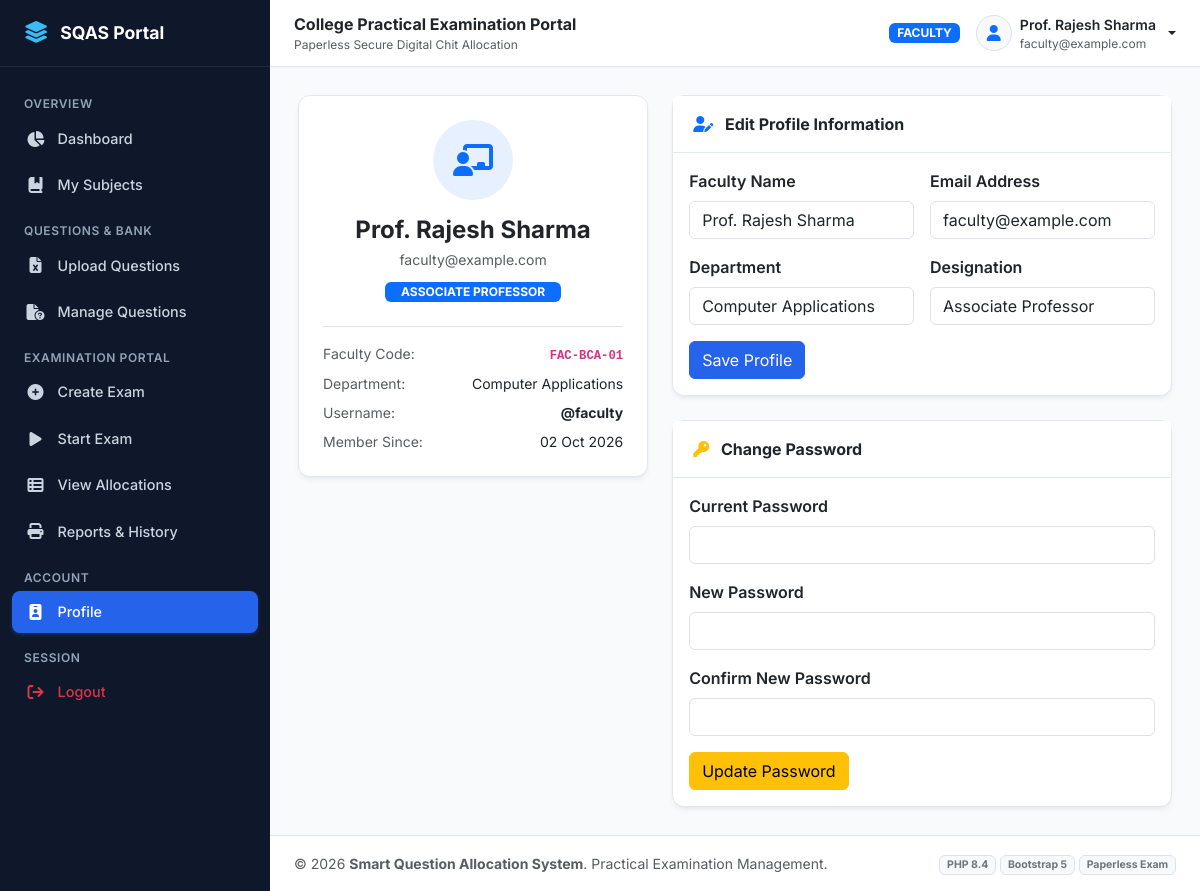
Page /faculty/profile.php (signed in) on the committed database.
### tables this page shows
CREATE TABLE `faculty` (
  `faculty_id` INT AUTO_INCREMENT PRIMARY KEY,
  `user_id` INT NOT NULL UNIQUE,
  `faculty_code` VARCHAR(50) NOT NULL UNIQUE,
  `department` VARCHAR(100) NOT NULL DEFAULT 'Computer Applications',
  `designation` VARCHAR(100) NOT NULL DEFAULT 'Assistant Professor',
  `status` ENUM('active', 'inactive') NOT NULL DEFAULT 'active',
  `created_at` TIMESTAMP DEFAULT CURRENT_TIMESTAMP,
  FOREIGN KEY (`user_id`) REFERENCES `users`(`user_id`) ON DELETE CASCADE
);

CREATE TABLE `users` (
  `user_id` INT AUTO_INCREMENT PRIMARY KEY,
  `name` VARCHAR(100) NOT NULL,
  `email` VARCHAR(100) NOT NULL UNIQUE,
  `username` VARCHAR(50) NOT NULL UNIQUE,
  `password` VARCHAR(255) NOT NULL,
  `role` ENUM('admin', 'faculty', 'student') NOT NULL,
  `status` ENUM('active', 'inactive') NOT NULL DEFAULT 'active',
  `created_at` TIMESTAMP DEFAULT CURRENT_TIMESTAMP,
  `updated_at` TIMESTAMP DEFAULT CURRENT_TIMESTAMP ON UPDATE CURRENT_TIMESTAMP,
  INDEX `idx_users_role` (`role`),
  INDEX `idx_users_status` (`status`)
);

### includes/auth.php (called while the page is built, shortened)
<?php
function is_logged_in() {
    return isset($_SESSION['user_id']) && !empty($_SESSION['user_id']);
}
function get_logged_in_user() {
    return [
        'user_id'   => $_SESSION['user_id'] ?? null,
        'name'      => $_SESSION['user_name'] ?? '',
        'email'     => $_SESSION['user_email'] ?? '',
        'username'  => $_SESSION['user_username'] ?? '',
        'role'      => $_SESSION['user_role'] ?? '',
        'detail_id' => $_SESSION['user_detail_id'] ?? null,
    ];
}

### includes/functions.php (called while the page is built, shortened)
<?php
function e($string) {
    return htmlspecialchars((string)$string, ENT_QUOTES, 'UTF-8');
}
function format_date($dateStr) {
    return date('d M Y', strtotime($dateStr));
}

### faculty/profile.php (the view, shortened to what this page needs)
<?php
require_once __DIR__ . '/../includes/auth.php';
require_once __DIR__ . '/../includes/functions.php';
$userId = $_SESSION['user_id'];
$stmt = $pdo->prepare("
    SELECT u.*, f.faculty_code, f.department, f.designation
    FROM users u
    JOIN faculty f ON u.user_id = f.user_id
    WHERE u.user_id = ?
");
$stmt->execute([$userId]);
$faculty = $stmt->fetch();
include __DIR__ . '/../includes/header.php';
?>
<div class="row g-4">
    <div class="col-md-5">
        <div class="card text-center p-4">
            <div class="rounded-circle bg-primary bg-opacity-10 text-primary mx-auto d-flex align-items-center justify-content-center mb-3" style="width: 80px; height: 80px; font-size: 2rem;">
                <i class="fa-solid fa-chalkboard-user"></i>
            </div>
            <h4 class="fw-bold text-dark mb-1"><?= e($faculty['name']) ?></h4>
            <p class="text-muted small mb-2"><?= e($faculty['email']) ?></p>
            <div>
                <span class="badge bg-primary text-uppercase px-3 py-1"><?= e($faculty['designation']) ?></span>
            </div>
            <div class="mt-4 pt-3 border-top text-start small text-muted">
                <div class="d-flex justify-content-between mb-2">
                    <span>Faculty Code:</span>
                    <strong class="text-dark"><code><?= e($faculty['faculty_code']) ?></code></strong>
                </div>
                <div class="d-flex justify-content-between mb-2">
                    <span>Department:</span>
                    <span class="text-dark"><?= e($faculty['department']) ?></span>
                </div>
                <div class="d-flex justify-content-between mb-2">
                    <span>Username:</span>
                    <strong class="text-dark">@<?= e($faculty['username']) ?></strong>
                </div>
                <div class="d-flex justify-content-between">
                    <span>Member Since:</span>
                    <span class="text-dark"><?= format_date($faculty['created_at']) ?></span>
                </div>
            </div>
        </div>
    </div>
    <div class="col-md-7">
        <div class="card mb-4">
            <div class="card-header bg-white">
                <span class="fw-bold text-dark"><i class="fa-solid fa-user-pen me-2 text-primary"></i> Edit Profile Information</span>
            </div>
            <div class="card-body">
                <form method="POST" action="profile.php">
                    <div class="row g-3">
                        <div class="col-md-6">
                            <label class="form-label fw-semibold">Faculty Name</label>
                            <input type="text" name="name" class="form-control" value="<?= e($faculty['name']) ?>" required>
                        </div>
                        <div class="col-md-6">
                            <label class="form-label fw-semibold">Email Address</label>
                            <input type="email" name="email" class="form-control" value="<?= e($faculty['email']) ?>" required>
                        </div>
                        <div class="col-md-6">
                            <label class="form-label fw-semibold">Department</label>
                            <input type="text" name="department" class="form-control" value="<?= e($faculty['department']) ?>" required>
                        </div>
                        <div class="col-md-6">
                            <label class="form-label fw-semibold">Designation</label>
                            <input type="text" name="designation" class="form-control" value="<?= e($faculty['designation']) ?>" required>
                        </div>
                        <div class="col-12">
                            <button type="submit" class="btn btn-primary">Save Profile</button>
                        </div>
                    </div>
                </form>
            </div>
        </div>
        <div class="card">
            <div class="card-header bg-white">
                <span class="fw-bold text-dark"><i class="fa-solid fa-key me-2 text-warning"></i> Change Password</span>
            </div>
            <div class="card-body">
                <form method="POST" action="profile.php">
                    <div class="mb-3">
                        <label class="form-label fw-semibold">Current Password</label>
                        <input type="password" name="current_password" class="form-control" required>
                    </div>
                    <div class="mb-3">
                        <label class="form-label fw-semibold">New Password</label>
                        <input type="password" name="new_password" class="form-control" minlength="6" required>
                    </div>
                    <div class="mb-3">
                        <label class="form-label fw-semibold">Confirm New Password</label>
                        <input type="password" name="confirm_password" class="form-control" minlength="6" required>
                    </div>
                    <button type="submit" class="btn btn-warning">Update Password</button>
                </form>
            </div>
        </div>
    </div>
</div>
<?php include __DIR__ . '/../includes/footer.php'; ?>

### includes/navbar.php (shortened to what this page needs)
<?php
$roleBadgeClass = match($currentUser['role'] ?? '') {
    'admin'   => 'bg-danger',
    'faculty' => 'bg-primary',
    'student' => 'bg-success',
    default   => 'bg-secondary'
};
?>
<header class="app-navbar no-print">
    <div class="d-flex align-items-center gap-3">
        <div class="d-flex flex-column">
            <span class="fw-bold text-dark fs-6 d-none d-sm-inline">College Practical Examination Portal</span>
            <small class="text-muted d-none d-md-inline" style="font-size: 0.75rem;">Paperless Secure Digital Chit Allocation</small>
        </div>
    </div>
    <div class="d-flex align-items-center gap-3">
        <span class="badge <?= $roleBadgeClass ?> text-uppercase px-2 py-1" style="font-size: 0.75rem;">
            <?= e($currentUser['role'] ?? 'User') ?>
        </span>
        <div class="dropdown">
            <a href="#" class="d-flex align-items-center text-dark text-decoration-none dropdown-toggle gap-2" id="userMenuDropdown" data-bs-toggle="dropdown" aria-expanded="false">
                <div class="rounded-circle bg-light border d-flex align-items-center justify-content-center text-primary fw-bold" style="width: 36px; height: 36px;">
                    <i class="fa-solid fa-user"></i>
                </div>
                <div class="d-none d-md-block text-start">
                    <div class="fw-semibold small leading-tight"><?= e($currentUser['name'] ?? 'User') ?></div>
                    <div class="text-muted" style="font-size: 0.75rem;"><?= e($currentUser['email'] ?? '') ?></div>
                </div>
            </a>
        </div>
    </div>
</header>

### assets/css/style.css (style rules this page uses)
:root { --primary-navy: #0f2744; --primary-blue: #1e40af; --primary-accent: #2563eb; --primary-hover: #1d4ed8; --bg-slate: #f8fafc; --bg-sidebar: #0f172a; --bg-sidebar-hover: #1e293b; --text-dark: #1e293b; --text-muted: #64748b; --border-light: #e2e8f0; --card-shadow: 0 4px 6px -1px rgba(0, 0, 0, 0.05), 0 2px 4px -2px rgba(0, 0, 0, 0.05); --card-hover-shadow: 0 10px 15px -3px rgba(0, 0, 0, 0.08), 0 4px 6px -4px rgba(0, 0, 0, 0.05); }
body { font-family: 'Inter', system-ui, -apple-system, BlinkMacSystemFont, "Segoe UI", Roboto, sans-serif; background-color: var(--bg-slate); color: var(--text-dark); min-height: 100vh; display: flex; flex-direction: column; }
.app-navbar { background-color: #ffffff; border-bottom: 1px solid var(--border-light); padding: 0.75rem 1.5rem; display: flex; align-items: center; justify-content: space-between; box-shadow: 0 1px 2px 0 rgba(0, 0, 0, 0.03); }
.card { border: 1px solid var(--border-light); border-radius: 0.75rem; box-shadow: var(--card-shadow); transition: box-shadow 0.2s ease, transform 0.2s ease; background-color: #ffffff; }
.card-header { background-color: #ffffff; border-bottom: 1px solid var(--border-light); font-weight: 600; padding: 1rem 1.25rem; }
.btn-primary { background-color: var(--primary-accent); border-color: var(--primary-accent); }

### rows in the picture
faculty: user.role "FACULTY", user.name "Prof. Rajesh Sharma", user.email "faculty@example.com", designation "ASSOCIATE PROFESSOR", faculty_code "FAC-BCA-01", department "Computer Applications", user.username "faculty", user.created_at "02 Oct 2026", name "Prof. Rajesh Sharma", email "faculty@example.com", designation "Associate Professor"

### other values in the picture
APP_NAME "Smart Question Allocation System"
PHP_MAJOR_VERSION "8"
PHP_MINOR_VERSION "4"
